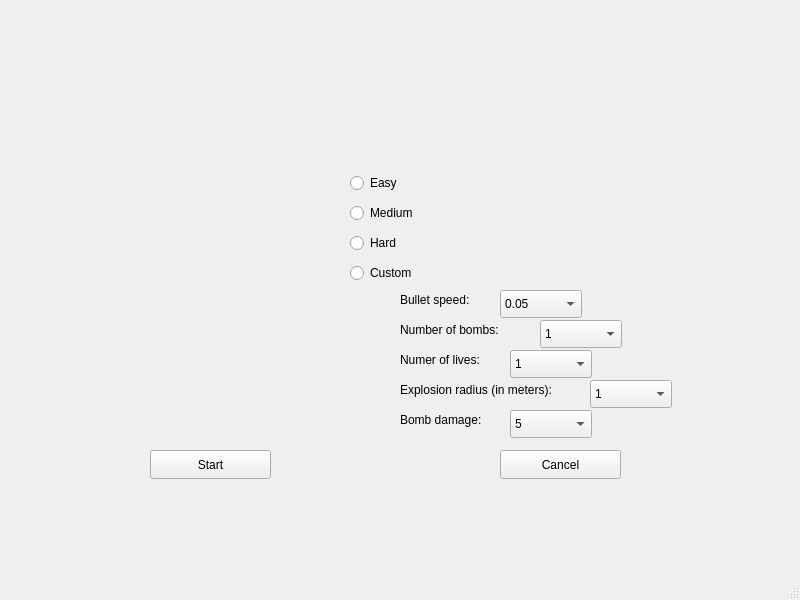
<?xml version="1.0" encoding="UTF-8"?>
<ui version="4.0">
 <class>DifficultySelectionWindow</class>
 <widget class="QMainWindow" name="DifficultySelectionWindow">
  <property name="geometry">
   <rect>
    <x>0</x>
    <y>0</y>
    <width>800</width>
    <height>600</height>
   </rect>
  </property>
  <property name="windowTitle">
   <string>MainWindow</string>
  </property>
  <widget class="QWidget" name="centralwidget">
   <widget class="QPushButton" name="btnStartGame">
    <property name="geometry">
     <rect>
      <x>150</x>
      <y>450</y>
      <width>121</width>
      <height>29</height>
     </rect>
    </property>
    <property name="text">
     <string>Start</string>
    </property>
   </widget>
   <widget class="QPushButton" name="btnCancel">
    <property name="geometry">
     <rect>
      <x>500</x>
      <y>450</y>
      <width>121</width>
      <height>29</height>
     </rect>
    </property>
    <property name="text">
     <string>Cancel</string>
    </property>
   </widget>
   <widget class="QRadioButton" name="radioButtonEasy">
    <property name="geometry">
     <rect>
      <x>350</x>
      <y>170</y>
      <width>112</width>
      <height>26</height>
     </rect>
    </property>
    <property name="text">
     <string>Easy</string>
    </property>
   </widget>
   <widget class="QRadioButton" name="radioButtonMedium">
    <property name="geometry">
     <rect>
      <x>350</x>
      <y>200</y>
      <width>112</width>
      <height>26</height>
     </rect>
    </property>
    <property name="text">
     <string>Medium</string>
    </property>
   </widget>
   <widget class="QRadioButton" name="radioButtonHard">
    <property name="geometry">
     <rect>
      <x>350</x>
      <y>230</y>
      <width>112</width>
      <height>26</height>
     </rect>
    </property>
    <property name="text">
     <string>Hard</string>
    </property>
   </widget>
   <widget class="QRadioButton" name="radioButtonCustom">
    <property name="geometry">
     <rect>
      <x>350</x>
      <y>260</y>
      <width>112</width>
      <height>26</height>
     </rect>
    </property>
    <property name="text">
     <string>Custom</string>
    </property>
   </widget>
   <widget class="QComboBox" name="comboBox">
    <property name="enabled">
     <bool>true</bool>
    </property>
    <property name="geometry">
     <rect>
      <x>500</x>
      <y>290</y>
      <width>82</width>
      <height>28</height>
     </rect>
    </property>
    <item>
     <property name="text">
      <string>0.05</string>
     </property>
    </item>
    <item>
     <property name="text">
      <string>0.15</string>
     </property>
    </item>
    <item>
     <property name="text">
      <string>0.25</string>
     </property>
    </item>
    <item>
     <property name="text">
      <string>0.35</string>
     </property>
    </item>
    <item>
     <property name="text">
      <string>0.50</string>
     </property>
    </item>
   </widget>
   <widget class="QLabel" name="label">
    <property name="geometry">
     <rect>
      <x>400</x>
      <y>290</y>
      <width>101</width>
      <height>20</height>
     </rect>
    </property>
    <property name="text">
     <string>Bullet speed:</string>
    </property>
   </widget>
   <widget class="QLabel" name="label_2">
    <property name="geometry">
     <rect>
      <x>400</x>
      <y>320</y>
      <width>131</width>
      <height>20</height>
     </rect>
    </property>
    <property name="text">
     <string>Number of bombs:</string>
    </property>
   </widget>
   <widget class="QComboBox" name="comboBox_2">
    <property name="geometry">
     <rect>
      <x>540</x>
      <y>320</y>
      <width>82</width>
      <height>28</height>
     </rect>
    </property>
    <item>
     <property name="text">
      <string>1</string>
     </property>
    </item>
    <item>
     <property name="text">
      <string>2</string>
     </property>
    </item>
    <item>
     <property name="text">
      <string>3</string>
     </property>
    </item>
    <item>
     <property name="text">
      <string>4</string>
     </property>
    </item>
    <item>
     <property name="text">
      <string>5</string>
     </property>
    </item>
    <item>
     <property name="text">
      <string>6</string>
     </property>
    </item>
    <item>
     <property name="text">
      <string>7</string>
     </property>
    </item>
    <item>
     <property name="text">
      <string>8</string>
     </property>
    </item>
    <item>
     <property name="text">
      <string>9</string>
     </property>
    </item>
    <item>
     <property name="text">
      <string>10</string>
     </property>
    </item>
    <item>
     <property name="text">
      <string>11</string>
     </property>
    </item>
    <item>
     <property name="text">
      <string>12</string>
     </property>
    </item>
    <item>
     <property name="text">
      <string>13</string>
     </property>
    </item>
    <item>
     <property name="text">
      <string>14</string>
     </property>
    </item>
    <item>
     <property name="text">
      <string>15</string>
     </property>
    </item>
    <item>
     <property name="text">
      <string>16</string>
     </property>
    </item>
    <item>
     <property name="text">
      <string>17</string>
     </property>
    </item>
    <item>
     <property name="text">
      <string>18</string>
     </property>
    </item>
    <item>
     <property name="text">
      <string>19</string>
     </property>
    </item>
    <item>
     <property name="text">
      <string>20</string>
     </property>
    </item>
   </widget>
   <widget class="QLabel" name="label_3">
    <property name="geometry">
     <rect>
      <x>400</x>
      <y>350</y>
      <width>111</width>
      <height>20</height>
     </rect>
    </property>
    <property name="text">
     <string>Numer of lives:</string>
    </property>
   </widget>
   <widget class="QComboBox" name="comboBox_3">
    <property name="geometry">
     <rect>
      <x>510</x>
      <y>350</y>
      <width>82</width>
      <height>28</height>
     </rect>
    </property>
    <item>
     <property name="text">
      <string>1</string>
     </property>
    </item>
    <item>
     <property name="text">
      <string>2</string>
     </property>
    </item>
    <item>
     <property name="text">
      <string>3</string>
     </property>
    </item>
    <item>
     <property name="text">
      <string>4</string>
     </property>
    </item>
    <item>
     <property name="text">
      <string>5</string>
     </property>
    </item>
    <item>
     <property name="text">
      <string>6</string>
     </property>
    </item>
    <item>
     <property name="text">
      <string>7</string>
     </property>
    </item>
    <item>
     <property name="text">
      <string>8</string>
     </property>
    </item>
    <item>
     <property name="text">
      <string>9</string>
     </property>
    </item>
    <item>
     <property name="text">
      <string>10</string>
     </property>
    </item>
   </widget>
   <widget class="QLabel" name="label_4">
    <property name="geometry">
     <rect>
      <x>400</x>
      <y>380</y>
      <width>191</width>
      <height>20</height>
     </rect>
    </property>
    <property name="text">
     <string>Explosion radius (in meters):</string>
    </property>
   </widget>
   <widget class="QComboBox" name="comboBox_4">
    <property name="geometry">
     <rect>
      <x>590</x>
      <y>380</y>
      <width>82</width>
      <height>28</height>
     </rect>
    </property>
    <item>
     <property name="text">
      <string>1</string>
     </property>
    </item>
    <item>
     <property name="text">
      <string>2</string>
     </property>
    </item>
    <item>
     <property name="text">
      <string>3</string>
     </property>
    </item>
    <item>
     <property name="text">
      <string>4</string>
     </property>
    </item>
    <item>
     <property name="text">
      <string>5</string>
     </property>
    </item>
    <item>
     <property name="text">
      <string>6</string>
     </property>
    </item>
    <item>
     <property name="text">
      <string>7</string>
     </property>
    </item>
    <item>
     <property name="text">
      <string>8</string>
     </property>
    </item>
    <item>
     <property name="text">
      <string>9</string>
     </property>
    </item>
    <item>
     <property name="text">
      <string>10</string>
     </property>
    </item>
    <item>
     <property name="text">
      <string>11</string>
     </property>
    </item>
    <item>
     <property name="text">
      <string>12</string>
     </property>
    </item>
    <item>
     <property name="text">
      <string>13</string>
     </property>
    </item>
    <item>
     <property name="text">
      <string>14</string>
     </property>
    </item>
    <item>
     <property name="text">
      <string>15</string>
     </property>
    </item>
   </widget>
   <widget class="QLabel" name="label_5">
    <property name="geometry">
     <rect>
      <x>400</x>
      <y>410</y>
      <width>111</width>
      <height>20</height>
     </rect>
    </property>
    <property name="text">
     <string>Bomb damage:</string>
    </property>
   </widget>
   <widget class="QComboBox" name="comboBox_5">
    <property name="geometry">
     <rect>
      <x>510</x>
      <y>410</y>
      <width>82</width>
      <height>28</height>
     </rect>
    </property>
    <item>
     <property name="text">
      <string>5</string>
     </property>
    </item>
    <item>
     <property name="text">
      <string>10</string>
     </property>
    </item>
    <item>
     <property name="text">
      <string>15</string>
     </property>
    </item>
    <item>
     <property name="text">
      <string>20</string>
     </property>
    </item>
    <item>
     <property name="text">
      <string>25</string>
     </property>
    </item>
    <item>
     <property name="text">
      <string>30</string>
     </property>
    </item>
    <item>
     <property name="text">
      <string>35</string>
     </property>
    </item>
    <item>
     <property name="text">
      <string>40</string>
     </property>
    </item>
    <item>
     <property name="text">
      <string>45</string>
     </property>
    </item>
    <item>
     <property name="text">
      <string>50</string>
     </property>
    </item>
   </widget>
  </widget>
  <widget class="QMenuBar" name="menubar">
   <property name="geometry">
    <rect>
     <x>0</x>
     <y>0</y>
     <width>800</width>
     <height>25</height>
    </rect>
   </property>
  </widget>
  <widget class="QStatusBar" name="statusbar"/>
 </widget>
 <resources/>
 <connections/>
</ui>
